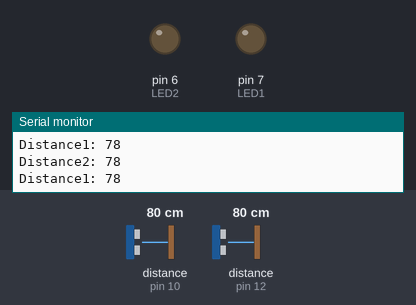
This sketch was run on a simulated Arduino Uno, built with avr-gcc and run on an emulated ATmega328P. On the bench: output pins drawn as LEDs (lit = HIGH), the last lines printed to the serial monitor. Wiring (inferred from the names in the program): 2 × ultrasonic range finder: trigger pin 11, echo pin 10 / trigger pin 13, echo pin 12. Dashed ring = blinking. The inputs (shaded band) are chosen by the test bench; at power-on: distance to the obstacle (sensors on pin 10, pin 12) 80 cm. The echo pulse lasts 58.3 µs per cm; pins used as bus, display or sensor lines are not drawn.

Above: at 1.2 s.
1.3 s: distance to the obstacle (sensor on pin 10) set to 17 cm
4.3 s: distance to the obstacle (sensor on pin 10) set to 14 cm
At 5.5 s:
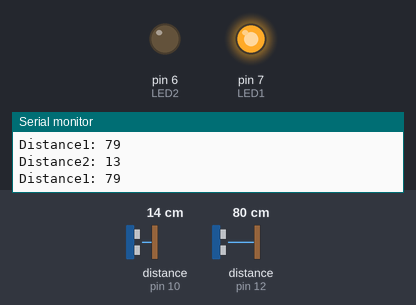
5.8 s: distance to the obstacle (sensor on pin 12) set to 17 cm
7.3 s: distance to the obstacle (sensor on pin 12) set to 13 cm
At 8.2 s:
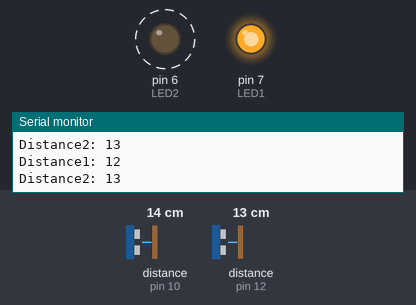
10.3 s: distance to the obstacle (sensor on pin 12) set to 18 cm
At 10.8 s:
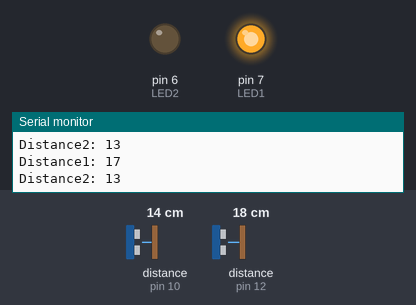
13.3 s: distance to the obstacle (sensor on pin 12) set to 2 cm
At 14.1 s:
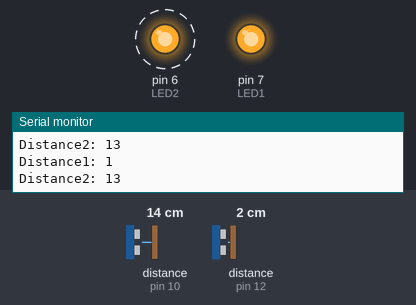
Timing chart, 0 to 17.3 s (numbered marks = the images above; inputs shaded):
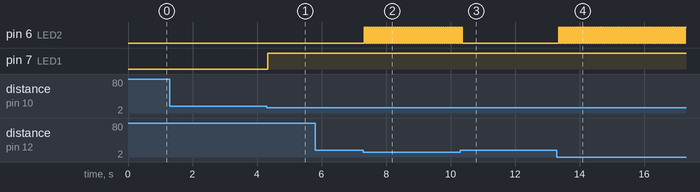

Measured:
- the behaviour switches between 16 and 15 cm on distance to the obstacle (sensor on pin 10) (found by bisection; images 0 and 1)
- the behaviour switches between 16 and 15 cm on distance to the obstacle (sensor on pin 12) (found by bisection; images 1 and 2)
- after the input at 4.3 s, pin 7 (LED1): LOW → HIGH at once
- after the input at 7.3 s, pin 6 (LED2): alternates HIGH for 0.03 s and LOW for 0.03 s, starting at once
- after the input at 10.3 s, pin 6 (LED2): goes on until 10.4 s, then stays LOW
- after the input at 13.3 s, pin 6 (LED2): alternates HIGH for 0.03 s and LOW for 0.03 s, starting after 0.05 s

The sketch:

SolutionExpress1.ino
```cpp
const int trigPin1 = 13;
const int echoPin1 = 12;
const int trigPin2 = 11;
const int echoPin2 = 10;
long duration1;
int distance1;
long duration2;
int distance2;
const int LED1 = 7;
const int LED2 = 6;
static int flag1 = 0;
static int flag2 = 0;

void setup() {
  pinMode(trigPin1, OUTPUT);
  pinMode(echoPin1, INPUT);
  pinMode(trigPin2, OUTPUT);
  pinMode(echoPin2, INPUT);
  pinMode(LED1, OUTPUT);
  pinMode(LED2, OUTPUT);
  Serial.begin(9600);
}

void loop() {
  digitalWrite(trigPin1, LOW);
  delayMicroseconds(2);
  digitalWrite(trigPin1, HIGH);
  delayMicroseconds(10);
  digitalWrite(trigPin1, LOW);
  duration1 = pulseIn(echoPin1, HIGH);
  distance1 = duration1*0.034/2;
  Serial.print("Distance1: ");
  Serial.println(distance1);

  digitalWrite(trigPin2, LOW);
  delayMicroseconds(2);
  digitalWrite(trigPin2, HIGH);
  delayMicroseconds(10);
  digitalWrite(trigPin2, LOW);
  duration2 = pulseIn(echoPin2, HIGH);
  distance2 = duration2*0.034/2;
  Serial.print("Distance2: ");
  Serial.println(distance2);

  if(distance1 < 15 && flag1 == 0){
    digitalWrite(LED2, HIGH);
    flag1 = 1;
  }
  else if(distance2 < 15 && flag1 == 1){
    digitalWrite(LED2, LOW);
    flag1 = 0;
  }
  else if(distance2 < 15 && flag2 == 0){
    digitalWrite(LED1, HIGH);
    flag2 = 0;
  }
  else if(distance1 < 15 && flag2 == 1){
    digitalWrite(LED1, LOW);
    flag2 = 1;
  }
  else if(distance1 < 15 && distance2 < 15){
    for(int i = 0; i <= 10; i++){
      digitalWrite(LED1, HIGH);
      digitalWrite(LED2, HIGH);
      delay(1000);
      digitalWrite(LED1, LOW);
      digitalWrite(LED2, HIGH);
      delay(1000);
    }
  }
}
```
